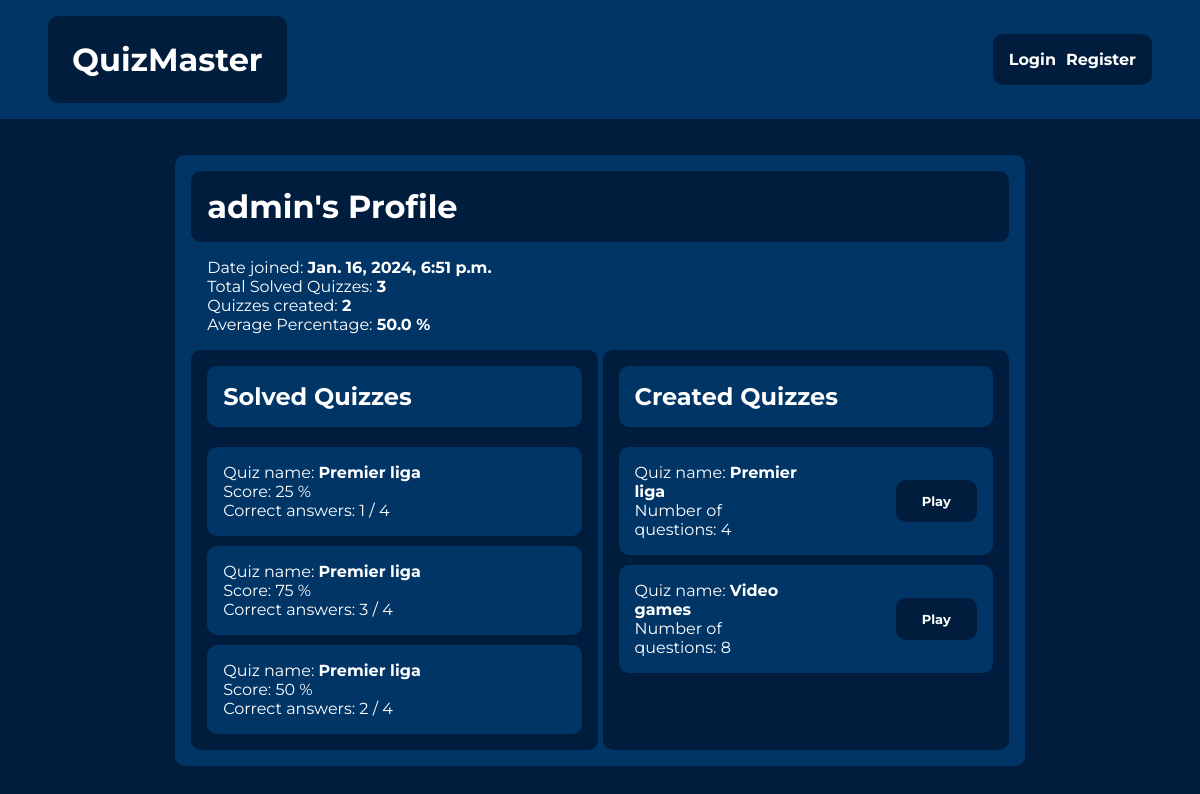
/quiz/1/profile/, run on the app's committed database.
### quiz/models.py (models this page shows, shortened)
class QuizResult(models.Model):
    user = models.ForeignKey(User, on_delete=models.CASCADE)
    quiz = models.ForeignKey(Quiz, on_delete=models.CASCADE)
    score = models.IntegerField(blank=False)
    correct_answers = models.IntegerField(blank=False)

class Quiz(models.Model):
    quiz_name = models.CharField(max_length=200, blank=False)
    pub_date = models.DateTimeField("date published", auto_now_add=True)
    description = models.TextField(blank=False)
    author = models.ForeignKey(User, on_delete=models.CASCADE)

### quiz/views.py (the view)
# urls.py: path('<int:user_id>/profile/', views.user_profile, name="user_profile"),
def user_profile(request, user_id):
    user_profile = get_object_or_404(User, pk=user_id)
    quiz_results = QuizResult.objects.filter(user=user_profile)
    created_quizzes = Quiz.objects.filter(author=user_profile)
    total_percentage = 0
    for result in quiz_results:
        total_percentage += result.score
    average_percentage = total_percentage / quiz_results.count()
    context = {
        'user_profile': user_profile,
        'quiz_results': quiz_results,
        'average_percentage': round(average_percentage, 2),
        'created_quizzes': created_quizzes
    }
    return render(request, 'quiz/user_profile.html', context)

### quiz/templates/quiz/user_profile.html (shortened to what this page needs)
{% extends "quiz/base.html" %}
{% block content %}
<div class="profile-layout">
    <div class="profile-heading">
        <h1>{{ user_profile.username }}'s Profile</h1>
    </div>
    <div class="profile-info">
        <p>Date joined: <span style="font-weight:bold;">{{ user_profile.date_joined }}</span></p>
        <p>Total Solved Quizzes: <span style="font-weight:bold;">{{ quiz_results.count }}</span></p>
        <p>Quizzes created: <span style="font-weight:bold;">{{ created_quizzes.count }}</span></p>
        <p>Average Percentage: <span style="font-weight:bold;">{{ average_percentage }} %</span></p>
    </div>
    <div class="profile-content">
        <div class="profile-content-div">
            <div class="profile-heading-content">
                <h2>Solved Quizzes</h2>
            </div>
            <div class="profile-quizzes-container">
                {% for result in quiz_results %}
                    <div class="profile-quizzes-item">
                        <p>Quiz name:
                            <a href="{% url 'quiz:detail' result.quiz.id %}" class="author-link">{{ result.quiz.quiz_name }}</a>
                        </p>
                        <p>Score: {{ result.score }} %</p>
                        <p>Correct answers: {{ result.correct_answers }} / {{ result.quiz.question_set.count }}</p>
                    </div>
                {% endfor %}
            </div>
        </div>
        <div class="profile-content-div">
            <div class="profile-heading-content">
                <h2>Created Quizzes</h2>
            </div>
            <div class="profile-quizzes-container">
                {% for quiz in created_quizzes %}
                    <div class="profile-quizzes-item item-created">
                        <div class="quizzes-item-info">
                            <p>Quiz name:
                                <a href="{% url 'quiz:detail' quiz.id %}" class="author-link">{{ quiz.quiz_name }}</a>
                            </p>
                            <p>Number of questions: {{ quiz.question_set.count }}</p>
                        </div>
                        <div class="profile-button-div">
                            <a href="{% url 'quiz:solve_quiz' quiz.id %}">
                                <button class="list-item-button" style="padding:1em 2em;font-size:small;">Play</button>
                            </a>
                        </div>
                    </div>
                {% endfor %}
            </div>
        </div>
    </div>
</div>
{% endblock content %}

### quiz/static/quiz/css/base.css (style rules this page uses)
body, html { margin: 0; padding: 0; height: 100%; font-family: 'Montserrat', sans-serif; background: #001D3D; }
button, input { font-family: 'Montserrat', sans-serif; }
p, h1, h2, h3, h4, h5, h6 { margin: 0; padding: 0; }
a { text-decoration: none; }

### quiz/static/quiz/css/quiz_list.css (style rules this page uses)
.list-item-button { padding: 1em 3em; border: none; cursor: pointer; background-color: #001D3D; color: white; border-radius: 10px; font-weight: bold; font-size: medium; }

### quiz/static/quiz/css/quiz_detail.css (style rules this page uses)
.author-link { color: white; font-weight: bold; }

### quiz/static/quiz/css/user_profile.css (style rules this page uses)
.profile-layout { flex-basis: 70%; background-color: #003566; padding: 1em; border-radius: 10px; margin-top: 20px; display: flex; flex-wrap: wrap; justify-content: center; align-items: center; }
.profile-heading { flex-basis: 100%; padding: 1em; background-color: #001D3D; border-radius: 10px; color: white; }
.profile-info { flex-basis: 100%; margin: 1em; color: white; }
.profile-content { flex-basis: 100%; display: grid; grid-template-columns: repeat(2, 1fr); grid-gap: 5px; }
.profile-content-div { display: flex; flex-wrap: wrap; align-content: start; background-color: #001D3D; color: white; padding: 1em; border-radius: 10px; }
.profile-heading-content { flex-basis: 100%; padding: 1em; background-color: #003566; border-radius: 10px; color: white; margin-bottom: 10px; }
.profile-quizzes-container { flex-basis: 100%; display: flex; justify-content: center; align-items: stretch; flex-wrap: wrap; }
.profile-quizzes-item { flex-basis: 100%; padding: 1em; background-color: #003566; margin-top: 10px; border-radius: 10px; }
.item-created { display: flex; flex-wrap: wrap; align-items: center; }
.quizzes-item-info { width: 50%; }
.profile-button-div { width: 50%; display: flex; align-items: center; justify-content: flex-end; }

### data on the page
QuizResult: quiz.quiz_name "Premier liga", score "25", correct_answers "1", quiz.question_set.count "4"
QuizResult: quiz.quiz_name "Premier liga", score "75", correct_answers "3", quiz.question_set.count "4"
QuizResult: quiz.quiz_name "Premier liga", score "50", correct_answers "2", quiz.question_set.count "4"
Quiz: quiz_name "Premier liga", question_set.count "4"
Quiz: quiz_name "Video games", question_set.count "8"

### other printed values
{{ user_profile.username }} "admin"
{{ user_profile.date_joined }} "Jan. 16, 2024, 6:51 p.m."
{{ quiz_results.count }} "3"
{{ created_quizzes.count }} "2"
{{ average_percentage }} "50.0"
